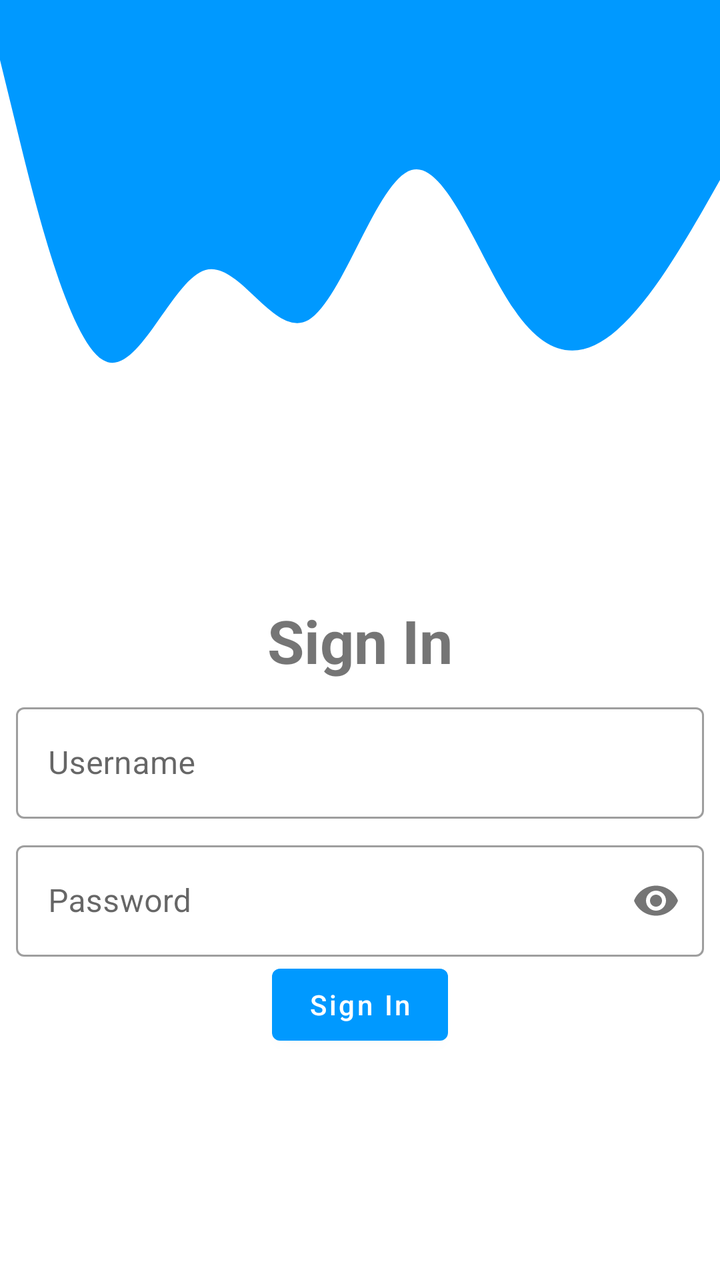
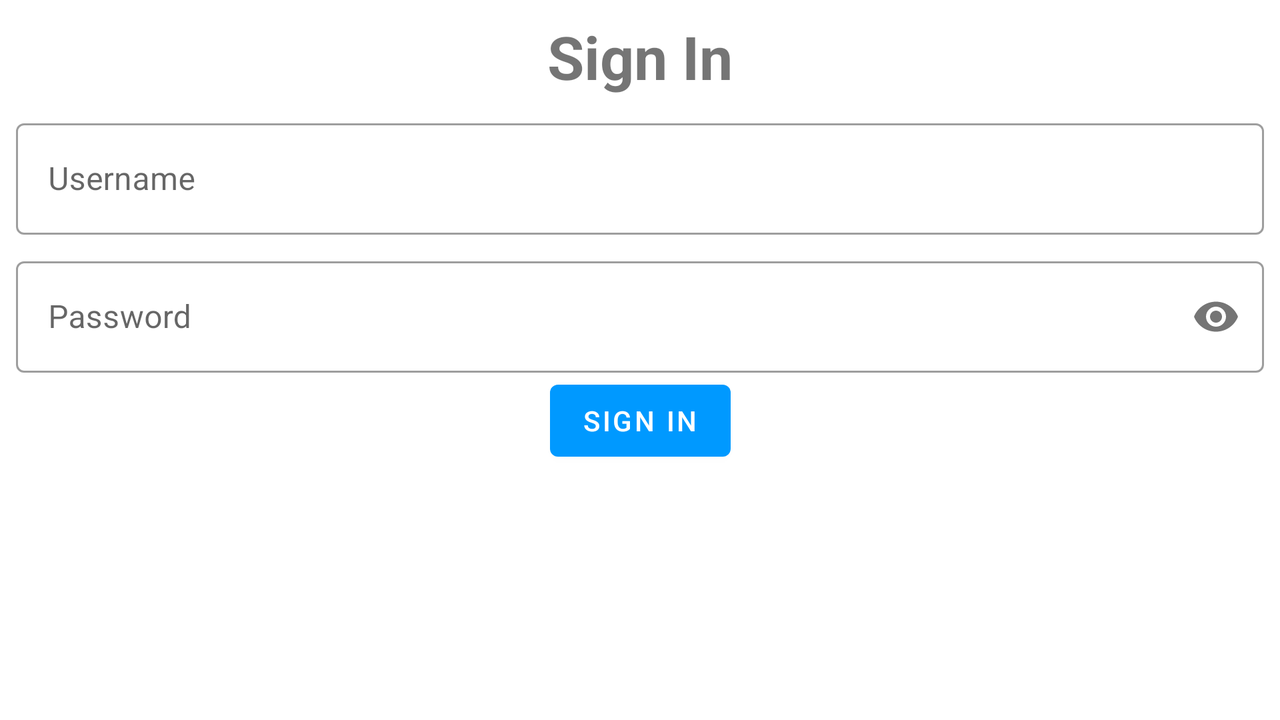

An Android layout and its configuration variant, each rendered on a device that would load it. The default file and the variant file are quoted in full after the pictures.
<!-- AndroidManifest.xml: application theme Theme.BasicAuth -->
<!-- res/layout/fragment_login.xml -->
<?xml version="1.0" encoding="utf-8"?>
<androidx.constraintlayout.widget.ConstraintLayout xmlns:android="http://schemas.android.com/apk/res/android"
    xmlns:app="http://schemas.android.com/apk/res-auto"
    xmlns:tools="http://schemas.android.com/tools"
    android:layout_width="match_parent"
    android:layout_height="match_parent"
    tools:context=".ui.login.LoginFragment">

    <com.google.android.material.textfield.TextInputLayout
        android:id="@+id/username"
        style="@style/Widget.MaterialComponents.TextInputLayout.OutlinedBox"
        android:layout_width="0dp"
        android:layout_height="wrap_content"
        android:layout_margin="8dp"
        android:hint="@string/username"
        app:layout_constraintEnd_toEndOf="parent"
        app:layout_constraintStart_toStartOf="parent"
        app:layout_constraintTop_toBottomOf="@id/sign_in">

        <com.google.android.material.textfield.TextInputEditText
            android:id="@+id/username_edt"
            android:layout_width="match_parent"
            android:layout_height="match_parent"
            android:inputType="phone"
            android:maxLines="1" />
    </com.google.android.material.textfield.TextInputLayout>

    <com.google.android.material.textfield.TextInputLayout
        android:id="@+id/password"
        style="@style/Widget.MaterialComponents.TextInputLayout.OutlinedBox"
        android:layout_width="0dp"
        android:layout_height="wrap_content"
        android:layout_margin="8dp"
        android:hint="@string/password"
        app:layout_constraintEnd_toEndOf="parent"
        app:layout_constraintStart_toStartOf="parent"
        app:layout_constraintTop_toBottomOf="@id/username"
        app:passwordToggleEnabled="true">

        <com.google.android.material.textfield.TextInputEditText
            android:id="@+id/password_edt"
            android:layout_width="match_parent"
            android:layout_height="match_parent"
            android:inputType="textPassword"
            android:maxLines="1" />
    </com.google.android.material.textfield.TextInputLayout>


    <Button
        android:id="@+id/gotoProfile"
        android:layout_width="wrap_content"
        android:layout_height="wrap_content"
        android:text="@string/sign_in"
        android:textAllCaps="false"
        app:layout_constraintEnd_toEndOf="parent"
        app:layout_constraintStart_toStartOf="parent"
        app:layout_constraintTop_toBottomOf="@id/password" />

    <View
        android:id="@+id/view"
        android:layout_width="match_parent"
        android:layout_height="300dp"
        android:background="@drawable/ic_wave"
        app:layout_constraintTop_toTopOf="parent" />

    <TextView
        android:id="@+id/sign_in"
        android:layout_width="wrap_content"
        android:layout_height="wrap_content"
        android:text="@string/sign_in"
        android:textSize="30sp"
        android:textStyle="bold"
        app:layout_constraintEnd_toEndOf="parent"
        app:layout_constraintStart_toStartOf="parent"
        app:layout_constraintTop_toBottomOf="@id/view" />

    <ProgressBar
        android:id="@+id/login_progress"
        android:layout_width="wrap_content"
        android:layout_height="wrap_content"
        android:visibility="gone"
        app:layout_constraintBottom_toBottomOf="parent"
        app:layout_constraintEnd_toEndOf="parent"
        app:layout_constraintStart_toStartOf="parent"
        app:layout_constraintTop_toTopOf="parent" />


</androidx.constraintlayout.widget.ConstraintLayout>
<!-- resources referenced by this layout -->
<resources>
  <!-- drawable ic_wave (drawable) -->
  <vector android:autoMirrored="true" android:height="320dp"
      android:viewportHeight="320" android:viewportWidth="1440"
      android:width="1440dp" xmlns:android="http://schemas.android.com/apk/res/android">
      <path android:fillColor="#0099ff" android:pathData="M0,32L34.3,69.3C68.6,107 137,181 206,192C274.3,203 343,149 411,144C480,139 549,181 617,170.7C685.7,160 754,96 823,90.7C891.4,85 960,139 1029,165.3C1097.1,192 1166,192 1234,176C1302.9,160 1371,128 1406,112L1440,96L1440,0L1405.7,0C1371.4,0 1303,0 1234,0C1165.7,0 1097,0 1029,0C960,0 891,0 823,0C754.3,0 686,0 617,0C548.6,0 480,0 411,0C342.9,0 274,0 206,0C137.1,0 69,0 34,0L0,0Z"/>
  </vector>
  <string name="password">Password</string>
  <string name="sign_in">Sign In</string>
  <string name="username">Username</string>
  <style name="Theme.BasicAuth" parent="Theme.MaterialComponents.DayNight.DarkActionBar">
          
          <item name="colorPrimary">@color/purple_500</item>
          <item name="colorPrimaryVariant">@color/purple_700</item>
          <item name="colorOnPrimary">@color/white</item>
          
          <item name="colorSecondary">@color/teal_200</item>
          <item name="colorSecondaryVariant">@color/teal_700</item>
          <item name="colorOnSecondary">@color/black</item>
          
          <item name="android:statusBarColor" tools:targetApi="l">?attr/colorPrimaryVariant</item>
          
      </style>
  <color name="purple_500">#0099ff</color>
  <color name="purple_700">#0099fe</color>
  <color name="white">#FFFFFFFF</color>
  <color name="teal_200">#FF03DAC5</color>
  <color name="teal_700">#FF018786</color>
  <color name="black">#FF000000</color>
</resources>
<!-- res/layout-land/fragment_login.xml (the repository's variant of the layout above) -->
<!-- drawn on the phone turned sideways -->
<?xml version="1.0" encoding="utf-8"?>
<androidx.constraintlayout.widget.ConstraintLayout xmlns:android="http://schemas.android.com/apk/res/android"
    xmlns:app="http://schemas.android.com/apk/res-auto"
    xmlns:tools="http://schemas.android.com/tools"
    android:layout_width="match_parent"
    android:layout_height="match_parent"
    tools:context=".ui.login.LoginFragment">

    <com.google.android.material.textfield.TextInputLayout
        android:id="@+id/username"
        style="@style/Widget.MaterialComponents.TextInputLayout.OutlinedBox"
        android:layout_width="0dp"
        android:layout_height="wrap_content"
        android:layout_margin="8dp"
        android:hint="@string/username"
        app:layout_constraintEnd_toEndOf="parent"
        app:layout_constraintStart_toStartOf="parent"
        app:layout_constraintTop_toBottomOf="@id/sign_in">

        <com.google.android.material.textfield.TextInputEditText
            android:id="@+id/username_edt"
            android:layout_width="match_parent"
            android:layout_height="match_parent"
            android:inputType="phone"
            android:maxLines="1" />
    </com.google.android.material.textfield.TextInputLayout>

    <com.google.android.material.textfield.TextInputLayout
        android:id="@+id/password"
        style="@style/Widget.MaterialComponents.TextInputLayout.OutlinedBox"
        android:layout_width="0dp"
        android:layout_height="wrap_content"
        android:layout_margin="8dp"
        android:hint="@string/password"
        app:layout_constraintEnd_toEndOf="parent"
        app:layout_constraintStart_toStartOf="parent"
        app:layout_constraintTop_toBottomOf="@id/username"
        app:passwordToggleEnabled="true">

        <com.google.android.material.textfield.TextInputEditText
            android:id="@+id/password_edt"
            android:layout_width="match_parent"
            android:layout_height="match_parent"
            android:inputType="textPassword"
            android:maxLines="1" />
    </com.google.android.material.textfield.TextInputLayout>


    <Button
        android:id="@+id/gotoProfile"
        android:layout_width="wrap_content"
        android:layout_height="wrap_content"
        android:text="@string/sign_in"
        app:layout_constraintEnd_toEndOf="parent"
        app:layout_constraintStart_toStartOf="parent"
        app:layout_constraintTop_toBottomOf="@id/password" />


    <TextView
        android:id="@+id/sign_in"
        android:layout_width="wrap_content"
        android:layout_height="wrap_content"
        android:layout_marginVertical="8dp"
        android:text="@string/sign_in"
        android:textSize="30sp"
        android:textStyle="bold"
        app:layout_constraintEnd_toEndOf="parent"
        app:layout_constraintStart_toStartOf="parent"
        app:layout_constraintTop_toTopOf="parent" />

    <ProgressBar
        android:id="@+id/login_progress"
        android:layout_width="wrap_content"
        android:layout_height="wrap_content"
        android:visibility="gone"
        app:layout_constraintBottom_toBottomOf="parent"
        app:layout_constraintEnd_toEndOf="parent"
        app:layout_constraintStart_toStartOf="parent"
        app:layout_constraintTop_toTopOf="parent" />


</androidx.constraintlayout.widget.ConstraintLayout>
<!-- resources referenced by the variant -->
<!-- as the phone turned sideways resolves them -->
<resources>
  <string name="password">Password</string>
  <string name="sign_in">Sign In</string>
  <string name="username">Username</string>
  <style name="Theme.BasicAuth" parent="Theme.MaterialComponents.DayNight.DarkActionBar">
          
          <item name="colorPrimary">@color/purple_500</item>
          <item name="colorPrimaryVariant">@color/purple_700</item>
          <item name="colorOnPrimary">@color/white</item>
          
          <item name="colorSecondary">@color/teal_200</item>
          <item name="colorSecondaryVariant">@color/teal_700</item>
          <item name="colorOnSecondary">@color/black</item>
          
          <item name="android:statusBarColor" tools:targetApi="l">?attr/colorPrimaryVariant</item>
          
      </style>
  <color name="purple_500">#0099ff</color>
  <color name="purple_700">#0099fe</color>
  <color name="white">#FFFFFFFF</color>
  <color name="teal_200">#FF03DAC5</color>
  <color name="teal_700">#FF018786</color>
  <color name="black">#FF000000</color>
</resources>
